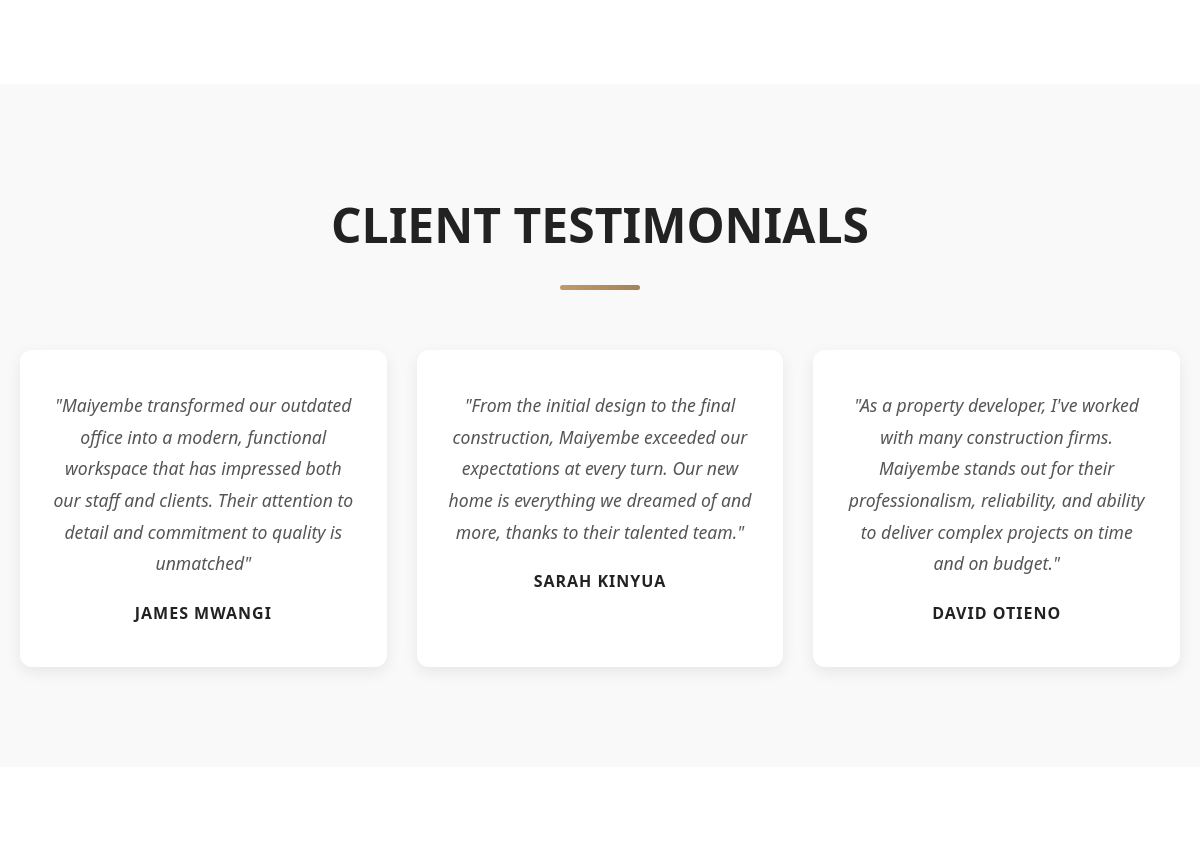
The app's page / (middle part), older data.
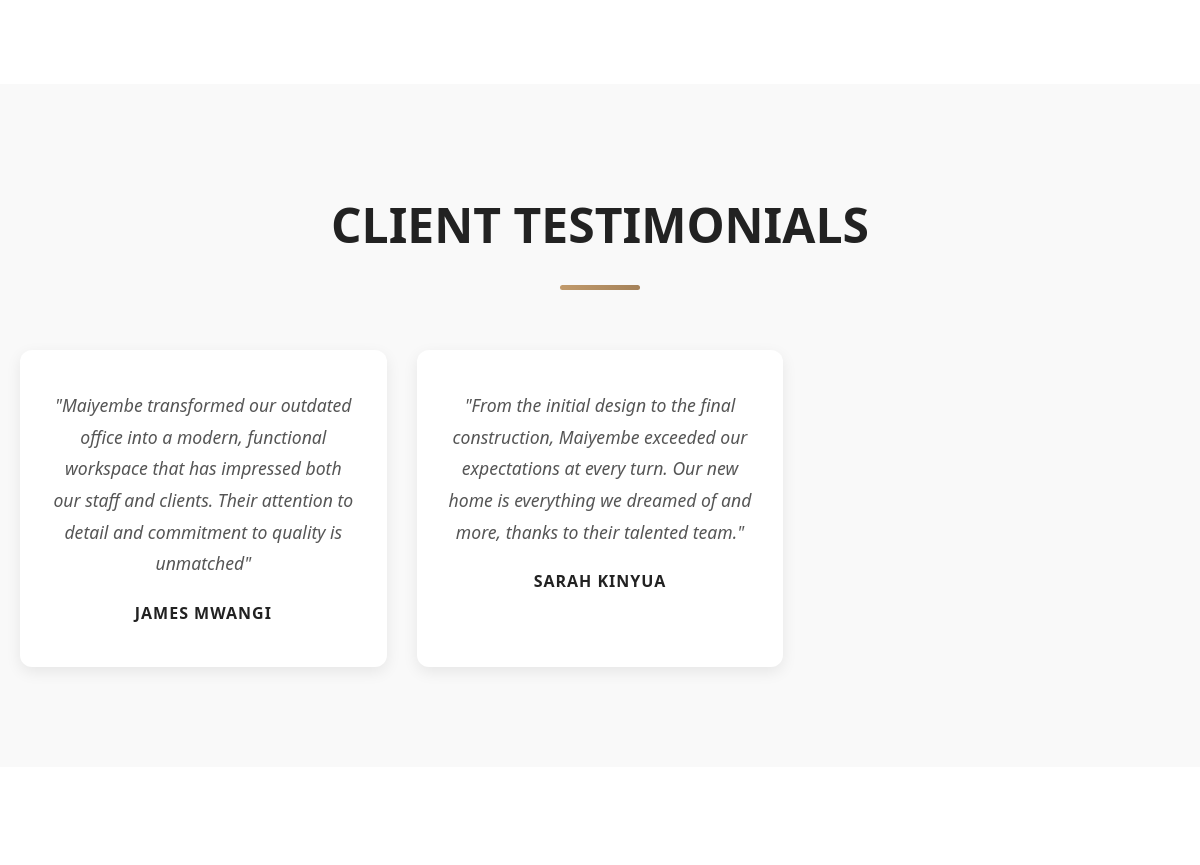
The same page, newer data.
### core/models.py (models this page shows, shortened)
class Testimonial(models.Model):
    STATUS_CHOICES = (
        ('draft', 'Draft'),
        ('published', 'Published'),
        ('archived', 'Archived'),
    )
    client_name = models.CharField(max_length=100)
    company = models.CharField(max_length=100, blank=True)
    position = models.CharField(max_length=100, blank=True)
    testimonial = models.TextField()
    image = models.ImageField(upload_to='testimonials/', blank=True, null=True)
    rating = models.PositiveSmallIntegerField(
        default=5,
        validators=[MinValueValidator(1), MaxValueValidator(5)]
    )
    status = models.CharField(max_length=20, choices=STATUS_CHOICES, default='draft')
    is_featured = models.BooleanField(default=False)
    order = models.IntegerField(default=0)
    created_at = models.DateTimeField(auto_now_add=True, null=True)
    updated_at = models.DateTimeField(auto_now=True)
    class Meta:
        ordering = ['order', '-created_at']

### core/views.py (the view)
# urls.py: path('', HomePageView.as_view(), name='home'),
class HomePageView(TemplateView):
    template_name = 'home.html'
    def get_context_data(self, **kwargs):
        context = super().get_context_data(**kwargs)
        context['slider_images'] = SliderImage.objects.filter(is_active=True)
        context['about'] = About.objects.first()
        context['services'] = Service.objects.all()[:6]  # Limit to 6 services
        context['featured_projects'] = Project.objects.filter(is_featured=True)[:8]  # Limit to 8 projects
        context['recent_posts'] = Post.objects.filter(status='published')[:5]
        context['testimonials'] = Testimonial.objects.filter(is_featured=True)[:3]  # Limit to 3 testimonials
        context['leadership_team'] = TeamMember.objects.filter(is_leadership=True)[:4]  # Limit to 4 team members
        context['contact_form'] = ContactForm()
        context['subscriber_form'] = SubscriberForm()
        return context

### blog/context_processors.py (called while the page is built)
def blog_context(request):
    if request.user.is_authenticated:
        pending_comments = Comment.objects.filter(is_approved=False).count()
    else:
        pending_comments = 0
    return {
        'comment_count': pending_comments,
    }

### core/context_processors.py (called while the page is built)
def core_context(request):
    if request.user.is_authenticated:
        new_messages_count = ContactMessage.objects.filter(is_read='False').count()
    else:
        new_messages_count = 0
    return {
        'new_messages_count': new_messages_count,
    }

### templates/home.html (shortened to what this page needs)
{% extends 'base.html' %}
{% block content %}
<section class="blog" id="blog" style="padding: 100px 0; background: var(--bg-lighter);">
</section>
<section class="testimonials" style="padding: 100px 0; background: var(--bg-light);">
    <div class="container">
        <h2 class="section-title">CLIENT TESTIMONIALS</h2>
        <div class="testimonial-grid" style="display: grid; grid-template-columns: repeat(3, 1fr); gap: 30px; margin-top: 40px;">
            {% for testimonial in testimonials %}
            <div class="testimonial-card" style="background: white; padding: 40px 30px; border-radius: var(--border-radius); box-shadow: var(--shadow-light); text-align: center; position: relative;">
                <p style="font-style: italic; margin-bottom: 20px; position: relative; font-size: 1.1rem; line-height: 1.8; color: var(--text-light);">"{{ testimonial.testimonial }}"</p>
                <div class="testimonial-author" style="font-weight: 700; color: var(--text-dark); text-transform: uppercase; letter-spacing: 1px;">{{ testimonial.client_name }}</div>
            </div>
            {% endfor %}
        </div>
    </div>
</section>
<section class="team" id="team" style="padding: 100px 0; background: var(--bg-lighter);">
</section>
{% endblock %}

Row changes from the older to the newer data that the page shows:
removed Testimonial: testimonial "As a property developer, I've worked with many construction firms. Maiyembe stands out for their professionalism, reliability, and ability to deliver complex projects on time and on budget.", client_name "DAVID OTIENO"
